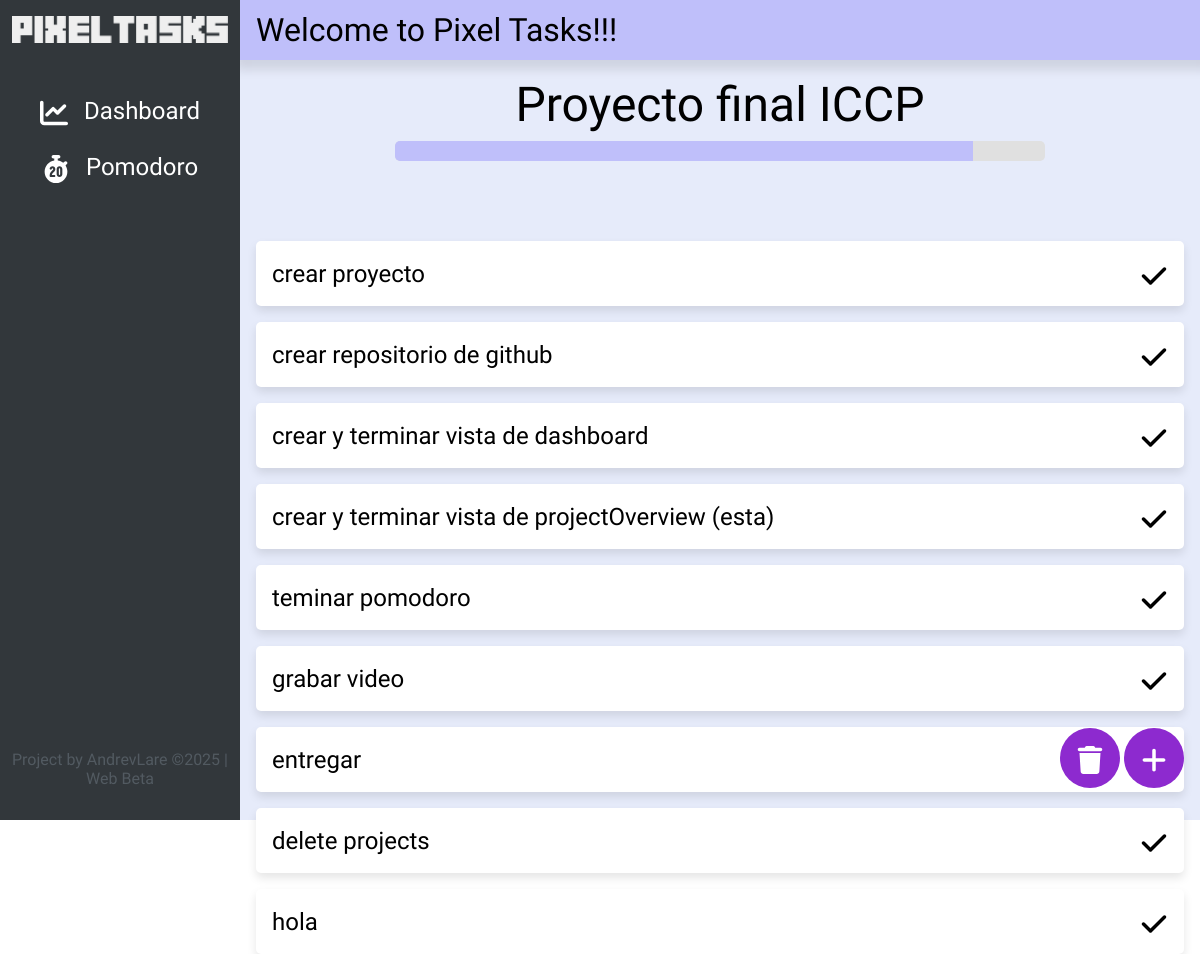
The app's page /projectOverview/6/ with its own data.
### mainApp/models.py (models this page shows, shortened)
class Project(models.Model):
    name = models.CharField(max_length=50)
    description = models.TextField()
    progress = models.IntegerField(default=0)
    def update_progress(self):
        total_tasks = self.task_set.count()
        completed_tasks = self.task_set.filter(done=True).count()
        if total_tasks > 0:
            self.progress = (completed_tasks / total_tasks) * 100
        else:
            self.progress = 0
        self.save()

class Task(models.Model):
    project = models.ForeignKey(Project, on_delete=models.CASCADE)
    title = models.CharField(max_length=100)
    done = models.BooleanField(default=False)

### mainApp/views.py (the view, shortened to what this page needs)
# urls.py: path('projectOverview/<int:id>/', views.projectOverview, name='projectOverview'),
def projectOverview(request, id):
    project = get_object_or_404(Project, id=id)
    project.update_progress()
    tasks = project.task_set.all()
    form = TaskForm()
    return render(request, 'projectOverview.html', {'project': project, 'tasks': tasks, 'form': form})

### mainApp/templates/projectOverview.html (shortened to what this page needs)
{% extends 'layouts/base.html' %} {% load static %} {% block css %}
<link rel="stylesheet" href="{% static 'CSS/projectOverview.css' %}" />
{% endblock %} {% block content %}
<main class="main">
  <h1 class="main--h1">{{ project.name }}</h1>
  <div class="main--progress-bar">
    <div
      class="main--progress-bar__fill"
      id="progressBar"
      style="--progress-width: {{ project.progress }}%;"
    ></div>
  </div>
  <div class="main__tasks">
    {% if tasks %} {% for task in tasks %}
    <div class="main__tasks__task" onclick="submitTask('{{ task.id }}')">
      <p class="main__tasks__task--name">{{ task.title }}</p>
      <i class="icon">
      </i>
    </div>
    {% endfor %} {% else %}
    <p class="no-tasks">No Tasks For This Project</p>
    {% endif %}
  </div>
  <div class="create" onclick="showForm()">
    <i class="icon">
      <svg xmlns="http://www.w3.org/2000/svg" viewBox="0 0 448 512">
        <path
          d="M256 80c0-17.7-14.3-32-32-32s-32 14.3-32 32l0 144L48 224c-17.7 0-32 14.3-32 32s14.3 32 32 32l144 0 0 144c0 17.7 14.3 32 32 32s32-14.3 32-32l0-144 144 0c17.7 0 32-14.3 32-32s-14.3-32-32-32l-144 0 0-144z"
        />
      </svg>
    </i>
  </div>
  <div class="delete" onclick="deleteProject()">
    <i class="icon">
    </i>
  </div>
</main>
{% endblock %}

### mainApp/static/CSS/base.css (style rules this page uses)
* { font-family: "Jersey 10", serif; font-weight: 400; font-style: normal; padding: 0; margin: 0; box-sizing: content-box; }
body { display: grid; grid-template-columns: 2fr 8fr; grid-template-rows: 7.5vh 95vh; padding: 0; margin: 0; height: 100%; max-height: 100%; max-width: 100%; overflow-y: hidden; overflow-x: hidden; }
.icon svg { width: 1em; height: 1em; vertical-align: middle; fill: currentColor; }
.main { grid-column: 2 / 3; grid-row: 2/ 3; background-color: #e6ebfa; }

### mainApp/static/CSS/projectOverview.css (style rules this page uses)
.main { padding: 1rem; position: relative; }
.main--h1 { font-size: 3rem; text-align: center; }
.main__tasks { display: flex; flex-direction: column; gap: 1rem; margin-top: 1rem; }
.main__tasks__task { background-color: #ffffff; padding: 1rem; border-radius: 5px; box-shadow: 0 5px 10px rgba(0, 0, 0, 0.1); display: flex; align-items: center; justify-content: space-between; gap: 1rem; cursor: pointer; transition: background-color 0.3s, transform 0.3s; }
.main__tasks__task--name { font-size: 1.5rem; }
.icon { font-size: 1.75rem; }
.main--progress-bar { width: 70%; background-color: #e0e0e0; border-radius: 5px; overflow: hidden; height: 20px; margin-block: 0.5rem 5rem; margin-inline: auto; }
.main--progress-bar__fill { height: 100%; background-color: #bfbffa; width: 0; transition: width 0.3s; }
.create, .delete { position: absolute; bottom: 2rem; right: 1rem; background-color: #8d2acf; color: #ffffff; height: 60px; width: 60px; display: flex; align-items: center; justify-content: center; border-radius: 50%; font-size: 2rem; cursor: pointer; transition: transform 0.3s; }
.delete { right: 5rem; }
.main--progress-bar__fill { height: 100%; background-color: #bfbffa; width: 0; animation: fillProgressBar 1s forwards; }

### records on screen
Project: name "Proyecto final ICCP"
Task: title "crear proyecto", done True (drawn)
Task: title "crear repositorio de github", done True (drawn)
Task: title "crear y terminar vista de dashboard", done True (drawn)
Task: title "crear y terminar vista de projectOverview (esta)", done True (drawn)
Task: title "teminar pomodoro", done True (drawn)
Task: title "grabar video", done True (drawn)
Task: title "entregar"
Task: title "delete projects", done True (drawn)
Task: title "hola", done True (drawn)
